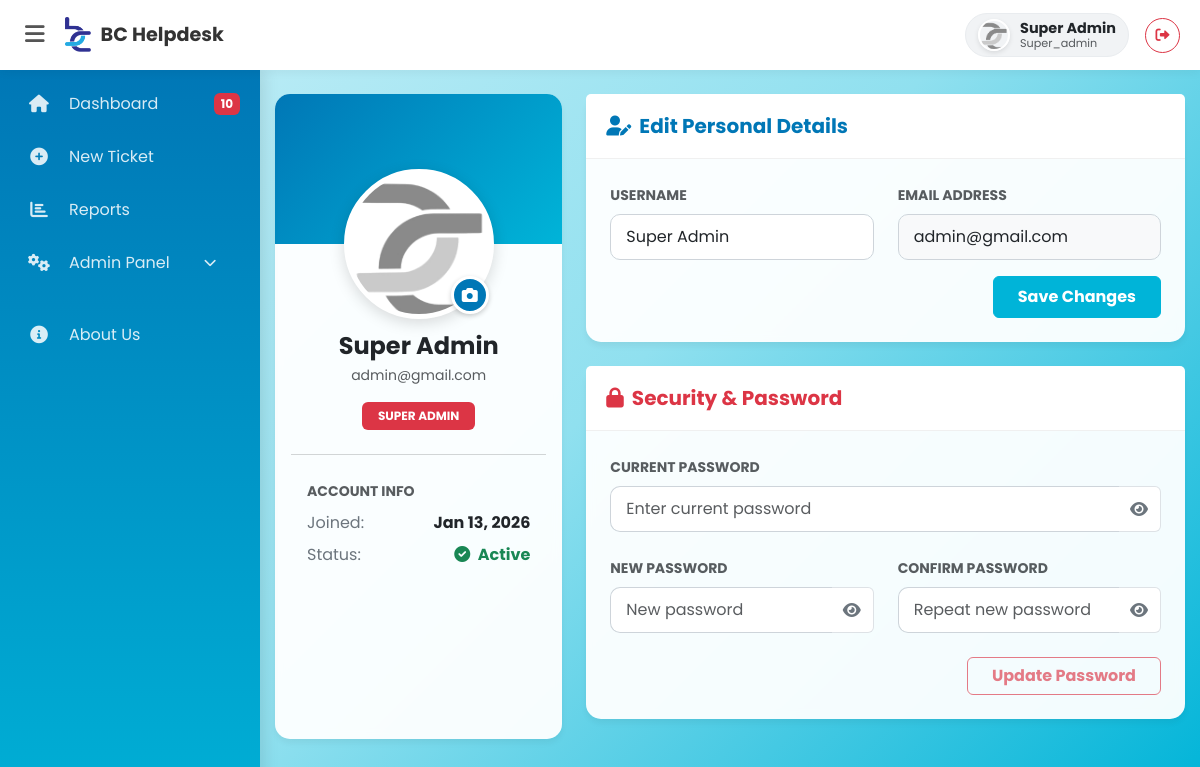
The app's page /profile.php (signed in) with its own data.
### tables this page shows
CREATE TABLE `users` (
  `id` int(11) NOT NULL,
  `username` varchar(50) NOT NULL,
  `email` varchar(100) NOT NULL,
  `phone` varchar(20) DEFAULT NULL,
  `password` varchar(255) NOT NULL,
  `role` varchar(50) NOT NULL DEFAULT 'employee',
  `is_active` tinyint(1) DEFAULT '0',
  `created_at` timestamp NULL DEFAULT CURRENT_TIMESTAMP,
  `branch_id` int(11) DEFAULT NULL,
  `profile_image` varchar(255) DEFAULT NULL,
  `dept_id` int(11) DEFAULT NULL,
  `reset_token` varchar(10) DEFAULT NULL,
  `reset_expires` datetime DEFAULT NULL
);

### profile.php (the view, shortened to what this page needs)
<?php
require 'config/db.php';
$user_id = $_SESSION['user_id'];
$user = $conn->query("SELECT * FROM users WHERE id = $user_id")->fetch_assoc();
$img_src = (!empty($user['profile_image']) && file_exists("uploads/" . $user['profile_image'])) ? "uploads/" . $user['profile_image'] : "assets/images/proflogo.png";
require 'includes/header.php';
require 'includes/navbar.php';
?>
<link href="https://cdnjs.cloudflare.com/ajax/libs/cropperjs/1.5.13/cropper.min.css" rel="stylesheet">
<div class="container mt-4 mb-5">
    <div class="row g-4">
        <div class="col-lg-4">
            <div class="card h-100">
                <div class="profile-header-bg">
                    <div class="img-wrapper">
                        <div class="profile-img-container">
                            <img src="<?= $img_src ?>" alt="Profile" class="profile-img" id="currentProfileImg">
                        </div>
                        <label for="fileUpload" class="camera-btn"><i class="fas fa-camera"></i></label>
                    </div>
                </div>
                <div class="card-body text-center pt-2">
                    <h4 class="fw-bold text-dark mb-1"><?= htmlspecialchars($user['username']) ?></h4>
                    <p class="text-muted small mb-3"><?= htmlspecialchars($user['email']) ?></p>
                    <?php
                        $badge_cls = 'secondary';
                        if($user['role']=='super_admin') $badge_cls = 'danger';
                    ?>
                    <span class="badge bg-<?= $badge_cls ?> px-3 py-2 text-uppercase letter-spacing-1">
                        <?= str_replace('_', ' ', $user['role']) ?>
                    </span>
                    <hr class="my-4 text-muted opacity-25">
                    <div class="text-start px-3">
                        <small class="text-muted fw-bold text-uppercase">Account Info</small>
                        <div class="d-flex justify-content-between mt-2">
                            <span class="text-secondary">Joined:</span>
                            <span class="fw-bold text-dark"><?= date("M d, Y", strtotime($user['created_at'])) ?></span>
                        </div>
                        <div class="d-flex justify-content-between mt-2">
                            <span class="text-secondary">Status:</span>
                            <span class="text-success fw-bold"><i class="fas fa-check-circle me-1"></i> Active</span>
                        </div>
                    </div>
                </div>
            </div>
        </div>
        <div class="col-lg-8">
            <div class="card mb-4">
                <div class="card-header theme-header">
                    <h5 class="mb-0 fw-bold" style="color: #0077b6;"><i class="fas fa-user-edit me-2"></i>Edit Personal Details</h5>
                </div>
                <div class="card-body p-4">
                    <form method="POST">
                        <div class="row">
                            <div class="col-md-6 mb-3">
                                <label class="form-label text-muted small fw-bold">USERNAME</label>
                                <input type="text" name="username" class="form-control" value="<?= htmlspecialchars($user['username']) ?>" required>
                            </div>
                            <div class="col-md-6 mb-3">
                                <label class="form-label text-muted small fw-bold">EMAIL ADDRESS</label>
                                <input type="email" class="form-control bg-light" value="<?= htmlspecialchars($user['email']) ?>" readonly title="Contact Admin to change email">
                            </div>
                        </div>
                        <div class="text-end">
                            <button type="submit" name="update_details" class="btn btn-primary fw-bold px-4">Save Changes</button>
                        </div>
                    </form>
                </div>
            </div>
            <div class="card">
                <div class="card-header theme-header">
                    <h5 class="mb-0 fw-bold text-danger"><i class="fas fa-lock me-2"></i>Security & Password</h5>
                </div>
                <div class="card-body p-4">
                    <form method="POST" id="passwordForm">
                        <div class="mb-4">
                            <label class="form-label text-muted small fw-bold">CURRENT PASSWORD</label>
                            <div class="input-group">
                                <input type="password" name="current_password" class="form-control password-field" id="currPass" required placeholder="Enter current password">
                                <span class="input-group-text toggle-password" data-target="currPass"><i class="fas fa-eye"></i></span>
                            </div>
                        </div>
                        <div class="row">
                            <div class="col-md-6 mb-3">
                                <label class="form-label text-muted small fw-bold">NEW PASSWORD</label>
                                <div class="input-group">
                                    <input type="password" name="new_password" class="form-control password-field" id="newPass" required placeholder="New password">
                                    <span class="input-group-text toggle-password" data-target="newPass"><i class="fas fa-eye"></i></span>
                                </div>
                            </div>
                            <div class="col-md-6 mb-3">
                                <label class="form-label text-muted small fw-bold">CONFIRM PASSWORD</label>
                                <div class="input-group">
                                    <input type="password" name="confirm_password" class="form-control password-field" id="confPass" required placeholder="Repeat new password">
                                    <span class="input-group-text toggle-password" data-target="confPass"><i class="fas fa-eye"></i></span>
                                </div>
                            </div>
                        </div>
                        <div class="text-end mt-2">
                            <button type="submit" name="change_password" id="passSubmit" class="btn btn-outline-danger fw-bold px-4" disabled>Update Password</button>
                        </div>
                    </form>
                </div>
            </div>
        </div>
    </div>
</div>
<?php require 'includes/footer.php'; ?>

### includes/navbar.php (shortened to what this page needs)
<?php
$pending_alert = 0;
if (isset($_SESSION['role']) && $_SESSION['role'] != 'employee' && isset($conn)) {
    $notify_sql = "SELECT COUNT(*) as count FROM tickets WHERE status = 'Open'";
    $notify_res = $conn->query($notify_sql);
    if ($notify_res) {
        $row = $notify_res->fetch_assoc();
        $pending_alert = $row['count'];
    }
}
$navbar_username = isset($_SESSION['username']) ? $_SESSION['username'] : "Guest";
$navbar_pic = "assets/images/default_avatar.png";
if (isset($_SESSION['user_id']) && isset($conn)) {
    $user_id = $_SESSION['user_id'];
    $sql = "SELECT username, profile_image FROM users WHERE id = $user_id";
    $result = mysqli_query($conn, $sql);
    if ($result && $row = mysqli_fetch_assoc($result)) {
        $navbar_username = $row['username'];
        if (!empty($row['profile_image']) && file_exists(__DIR__ . '/../uploads/' . $row['profile_image'])) {
            $navbar_pic = 'uploads/' . $row['profile_image'];
        }
    }
}
?>
<nav class="topbar">
    <div class="brand-area">
        <button id="menu-toggle" onclick="toggleSidebar()">
            <i class="fas fa-bars"></i>
        </button>
        <a href="dashboard.php" class="brand-link">
            <img src="assets/images/proflogo.png" alt="Logo">
            <span class="brand-text">BC Helpdesk</span>
        </a>
    </div>
    <div class="d-flex align-items-center">
        <a href="profile.php" class="text-decoration-none me-3">
            <div class="user-badge">
                <img src="<?= $navbar_pic ?>" alt="Profile" class="navbar-profile-pic">
                <div class="d-flex flex-column" style="line-height: 1.1;">
                    <span class="fw-bold text-dark" style="font-size: 0.9rem;"><?= htmlspecialchars($navbar_username) ?></span>
                    <?php if(isset($_SESSION['role'])): ?>
                        <small class="text-muted" style="font-size: 0.7rem;"><?= ucfirst($_SESSION['role']) ?></small>
                    <?php endif; ?>
                </div>
            </div>
        </a>
        <a href="logout.php" class="btn btn-outline-danger btn-sm rounded-circle" title="Logout" style="width: 35px; height: 35px; display: flex; align-items: center; justify-content: center;">
            <i class="fas fa-sign-out-alt"></i>
        </a>
    </div>
</nav>
<div class="sidebar" id="sidebar-wrapper">
    <ul class="sidebar-nav">
        <li class="nav-item">
            <a class="nav-link" href="dashboard.php" title="Dashboard">
                <i class="fas fa-home"></i>
                <span>Dashboard</span>
                <?php if($pending_alert > 0): ?>
                    <span class="badge-alert"><?= $pending_alert ?></span>
                <?php endif; ?>
            </a>
        </li>
        <li class="nav-item">
            <a class="nav-link" href="ticket_create.php" title="New Ticket">
                <i class="fas fa-plus-circle"></i> <span>New Ticket</span>
            </a>
        </li>
        <?php if(isset($_SESSION['role']) && $_SESSION['role'] != 'employee'): ?>
        <li class="nav-item">
            <a class="nav-link" href="reports.php" title="Reports">
                <i class="fas fa-chart-bar"></i> <span>Reports</span>
            </a>
        </li>
        <?php endif; ?>
        <?php if(isset($_SESSION['role']) && ($_SESSION['role'] == 'super_admin' || $_SESSION['role'] == 'manager')): ?>
        <li class="nav-item">
            <a class="nav-link" data-bs-toggle="collapse" href="#adminSubmenu" role="button" aria-expanded="false" title="Admin Panel">
                <i class="fas fa-cogs"></i> <span>Admin Panel</span>
                <i class="fas fa-chevron-down ms-auto" style="font-size: 0.8rem;"></i>
            </a>
        </li>
        <?php endif; ?>
        <li class="nav-item mt-4">
            <a class="nav-link" href="about.php" title="About Us">
                <i class="fas fa-info-circle"></i> <span>About Us</span>
            </a>
        </li>
    </ul>
</div>

### includes/header.php (style rules this page uses)
:root { --primary-blue: #00b4d8; --light-blue: #caf0f8; --dark-blue: #0077b6; --glass-bg: rgba(255, 255, 255, 0.95); --glass-border: 1px solid rgba(255, 255, 255, 0.3); --glass-shadow: 0 8px 32px 0 rgba(31, 38, 135, 0.15); }
body { font-family: 'Poppins', sans-serif; background: linear-gradient(135deg, #caf0f8 0%, #90e0ef 50%, #00b4d8 100%); background-attachment: fixed; min-height: 100vh; color: #333; overflow-x: hidden; }
.card { background: var(--glass-bg) !important; backdrop-filter: blur(4px); border: var(--glass-border); box-shadow: var(--glass-shadow); border-radius: 15px; margin-bottom: 20px; transition: transform 0.2s ease, box-shadow 0.2s ease; width: 100%; }
.btn-primary { background-color: var(--primary-blue); border-color: var(--primary-blue); font-weight: 500; padding: 8px 16px; }
.form-control, .form-select { border-radius: 10px; border: 1px solid #ced4da; padding: 10px 15px; font-size: 1rem; }
h1, h2, h3, h4, h5 { color: var(--dark-blue); font-weight: 600; }
body > .container, body > .container-fluid { padding-bottom: 3rem; padding-left: 15px; padding-right: 15px; }

### includes/navbar.php (style rules this page uses)
:root { --sidebar-width: 260px; --sidebar-collapsed-width: 70px; --topbar-height: 70px; --sidebar-bg: linear-gradient(180deg, var(--dark-blue, #0d6efd) 0%, var(--primary-blue, #0a58ca) 100%); }
.sidebar { height: 100vh; width: var(--sidebar-width); position: fixed; top: var(--topbar-height); left: 0; background: var(--sidebar-bg); transition: width 0.3s ease, margin-left 0.3s ease; z-index: 1000; box-shadow: 4px 0 15px rgba(0,0,0,0.1); overflow-y: auto; padding-bottom: 50px; overflow-x: hidden; }
.sidebar-nav { list-style: none; padding: 0; margin: 0; margin-top: 10px; }
.sidebar-nav .nav-item { margin-bottom: 5px; width: 100%; position: relative; }
.sidebar-nav .nav-link { color: rgba(255,255,255,0.85); padding: 12px 20px; font-size: 1rem; display: flex; align-items: center; transition: background 0.2s, color 0.2s; border-left: 4px solid transparent; text-decoration: none; white-space: nowrap; overflow: hidden; position: relative; }
.sidebar-nav .nav-link i { min-width: 30px; text-align: center; margin-right: 15px; font-size: 1.1rem; }
.topbar { position: fixed; top: 0; left: 0; right: 0; height: var(--topbar-height); background: white; box-shadow: 0 2px 10px rgba(0,0,0,0.05); z-index: 1050; display: flex; align-items: center; justify-content: space-between; padding: 0 20px; }
.brand-area { display: flex; align-items: center; min-width: 200px; }
.brand-link { text-decoration: none; color: #333; display: flex; align-items: center; font-weight: 700; font-size: 1.2rem; }
.brand-link img { height: 35px; width: auto; margin-right: 10px; }
#menu-toggle { background: none; border: none; font-size: 1.4rem; color: #555; cursor: pointer; margin-right: 15px; padding: 5px; transition: 0.2s; }
body { padding-left: var(--sidebar-width); padding-top: var(--topbar-height); transition: padding-left 0.3s ease; background-color: #f8f9fa; }
.badge-alert { background-color: #dc3545; color: white; font-size: 0.75rem; padding: 2px 7px; border-radius: 6px; margin-left: auto; font-weight: bold; animation: pulse-red 2s infinite; }
.user-badge { display: flex; align-items: center; padding: 5px 12px; background: #f1f3f5; border-radius: 30px; transition: 0.2s; border: 1px solid #e9ecef; }
.navbar-profile-pic { width: 32px; height: 32px; object-fit: cover; border-radius: 50%; margin-right: 10px; border: 2px solid #fff; box-shadow: 0 2px 5px rgba(0,0,0,0.1); }

### records on screen
users: profile_image (picture), username "Super Admin", email "admin@gmail.com", role "SUPER ADMIN", created_at "Jan 13, 2026"

### other values on screen
$_SESSION['role'] "Super_admin"
$pending_alert "10"
